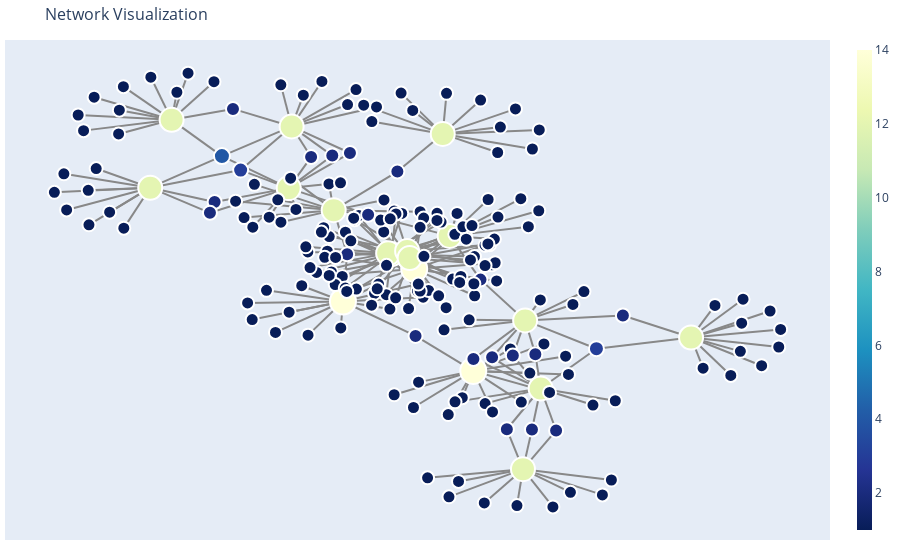

Source (notebook cell):
### Markdown cell above
## 7. Generate a network visualization for the entire graph using a Kamada-Kawai force-directed layout.

### Code cell
plt.figure(figsize=(20,10))

fig = ig.plot(
    g,
    title="Network Visualization",
    layout="kamada");
fig.show()

### Figure 1 — Plotly figure (JSON) as saved in the notebook; plotly's stock layout.template omitted (floating-point values rounded to 4 significant figures; data arrays with more than 128 entries replaced by an {"elided": "..."} marker saying what was removed)
{"data": [{"hoverinfo": "text", "line": {"color": "#888", "width": 2}, "mode": "lines", "text": [], "type": "scatter", "x": {"elided": "666 float values"}, "y": {"elided": "666 float values"}}, {"hoverinfo": "text", "hovertext": {"elided": "214 str values"}, "marker": {"color": {"elided": "214 int values"}, "colorbar": {"thickness": 15, "title": {"side": "right", "text": ""}, "xanchor": "left"}, "colorscale": [[0, "rgb(255,255,217)"], [0.125, "rgb(237,248,177)"], [0.25, "rgb(199,233,180)"], [0.375, "rgb(127,205,187)"], [0.5, "rgb(65,182,196)"], [0.625, "rgb(29,145,192)"], [0.75, "rgb(34,94,168)"], [0.875, "rgb(37,52,148)"], [1, "rgb(8,29,88)"]], "line": {"width": 2}, "opacity": 1, "reversescale": true, "showscale": true, "size": {"elided": "214 int values"}}, "mode": "markers", "text": [], "textposition": "bottom center", "type": "scatter", "x": {"elided": "214 float values"}, "y": {"elided": "214 float values"}}, {"hoverinfo": "text", "marker": {"opacity": 0}, "mode": "markers", "text": [], "textposition": "middle center", "type": "scatter", "x": [], "y": []}], "layout": {"annotations": [{"showarrow": false, "text": "", "x": 0.005, "xref": "paper", "y": -0.002, "yref": "paper"}], "hovermode": "closest", "margin": {"b": 20, "l": 5, "r": 5, "t": 40}, "showlegend": false, "title": {"font": {"size": 16}, "text": "Network Visualization"}, "xaxis": {"showgrid": false, "showticklabels": false, "zeroline": false}, "yaxis": {"showgrid": false, "showticklabels": false, "zeroline": false}}}
